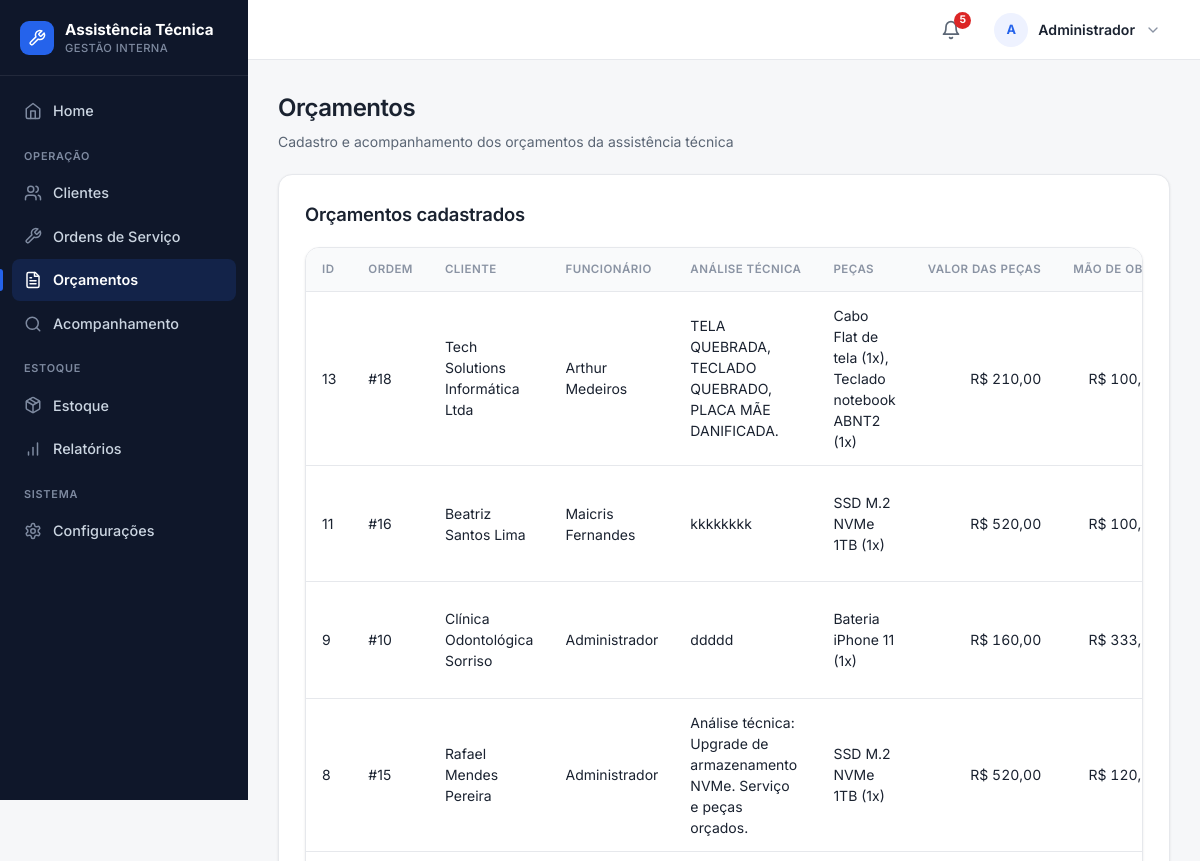
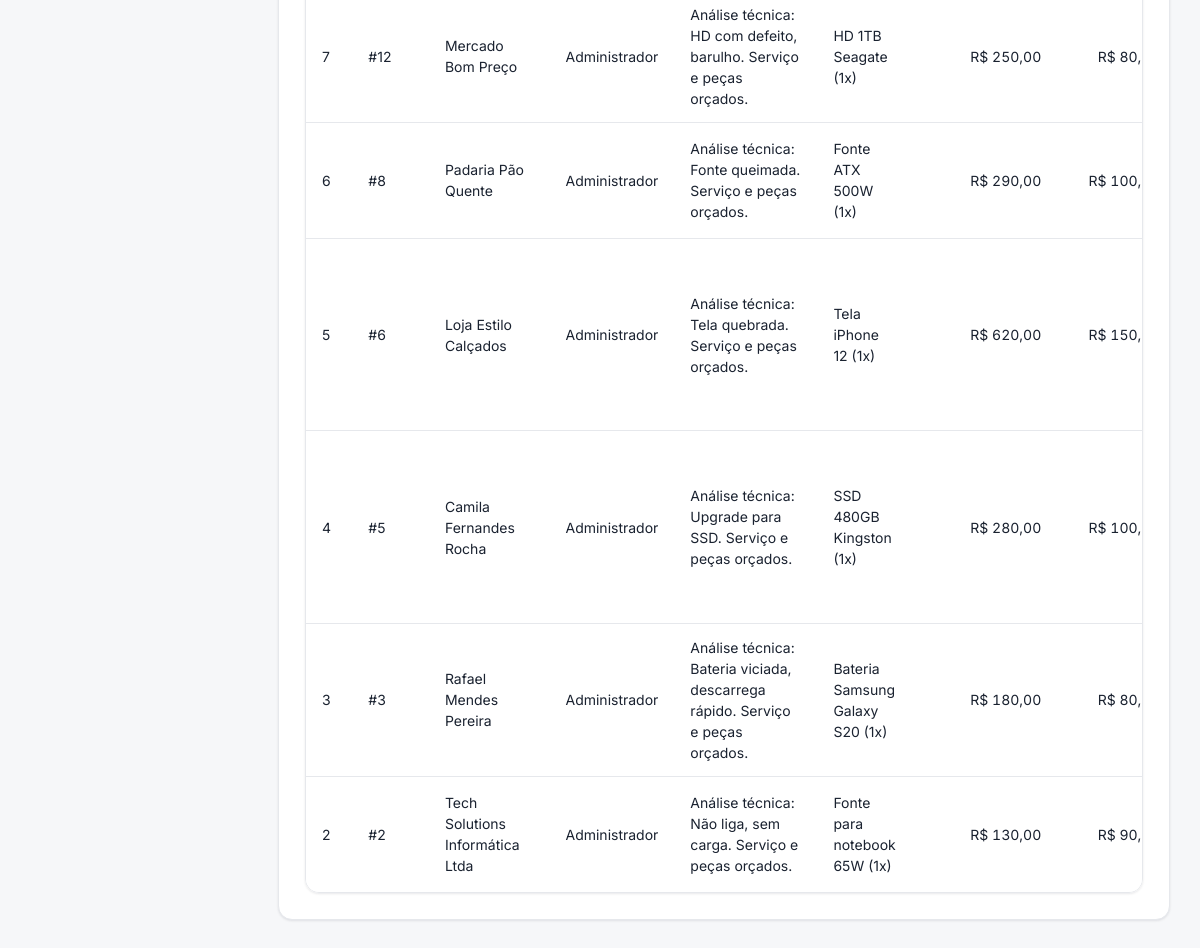
Screenshot of /orcamento (signed in) with the database file from the repository (2 pictures, top to bottom).
### tables this page shows
CREATE TABLE orcamentos (id INTEGER PRIMARY KEY AUTOINCREMENT, ordem_id INTEGER NOT NULL, cliente_id INTEGER NOT NULL, equipamento TEXT NOT NULL, valor_orcamento REAL NOT NULL, peca_id INTEGER, valor_peca REAL NOT NULL DEFAULT 0, valor_mao_obra REAL NOT NULL DEFAULT 0, valor_total REAL NOT NULL DEFAULT 0, problema_analisado TEXT NOT NULL DEFAULT '', status TEXT NOT NULL DEFAULT 'Pendente', validade TEXT, desconto REAL NOT NULL DEFAULT 0, data_cadastro TEXT, FOREIGN KEY (ordem_id) REFERENCES ordens_servico(ordem_id), FOREIGN KEY (cliente_id) REFERENCES clientes(id));

CREATE TABLE clientes (
    id INTEGER PRIMARY KEY AUTOINCREMENT,
    nome TEXT NOT NULL,
    cpf TEXT UNIQUE,
    telefone TEXT,
    email TEXT,
    endereco TEXT
, data_cadastro TEXT);

CREATE TABLE funcionarios (
    id INTEGER PRIMARY KEY AUTOINCREMENT,
    nome TEXT NOT NULL,
    email TEXT NOT NULL UNIQUE,
    senha TEXT NOT NULL,
    cargo TEXT
, ativo INTEGER NOT NULL DEFAULT 1, perfil TEXT NOT NULL DEFAULT 'funcionario');

### routes/orcamento.py (the view)
@orcamento_bp.route("/orcamento")
def pagina_orcamento():
    conexao = conectar()
    cursor = conexao.cursor()
    filtro_ordens, params_ordens = _filtro_tecnico_ordem("ordens_servico")
    cursor.execute(f"""
        SELECT
            ordens_servico.ordem_id,
            ordens_servico.cliente_id,
            ordens_servico.equipamento,
            ordens_servico.problema_relatado,
            clientes.nome AS cliente_nome,
            funcionarios.nome AS funcionario_nome
        FROM ordens_servico
        JOIN clientes
            ON clientes.id = ordens_servico.cliente_id
        LEFT JOIN funcionarios
            ON funcionarios.id = ordens_servico.funcionario_id
        WHERE NOT EXISTS (
            SELECT 1
            FROM orcamentos
            WHERE orcamentos.ordem_id = ordens_servico.ordem_id
        )
        {filtro_ordens}
        ORDER BY ordens_servico.ordem_id DESC
    """, params_ordens)
    ordens_servico = cursor.fetchall()
    pecas = _carregar_catalogo_pecas(cursor)
    filtro_orcamentos, params_orcamentos = _filtro_tecnico_ordem("ordens_servico")
    cursor.execute(f"""
        SELECT
            orcamentos.id,
            orcamentos.ordem_id,
            orcamentos.equipamento,
            orcamentos.problema_analisado,
            orcamentos.valor_peca,
            orcamentos.valor_mao_obra,
            (orcamentos.valor_peca + orcamentos.valor_mao_obra) AS subtotal,
            orcamentos.desconto,
            orcamentos.valor_total,
            orcamentos.status,
            orcamentos.validade,
            clientes.nome AS nome_cliente,
            funcionarios.nome AS funcionario_nome,
            ordens_servico.problema_relatado,
            (
                SELECT GROUP_CONCAT(
                    pecas.nome || ' (' || ordem_pecas.quantidade || 'x)',
                    ', '
                )
                FROM ordem_pecas
                JOIN pecas
                    ON pecas.id = ordem_pecas.peca_id
                WHERE ordem_pecas.ordem_id = orcamentos.ordem_id
            ) AS peca_nome
        FROM orcamentos
        JOIN clientes
            ON clientes.id = orcamentos.cliente_id
        JOIN ordens_servico
            ON ordens_servico.ordem_id = orcamentos.ordem_id
        LEFT JOIN funcionarios
            ON funcionarios.id = ordens_servico.funcionario_id
        WHERE 1 = 1
        {filtro_orcamentos}
        ORDER BY orcamentos.id DESC
    """, params_orcamentos)
    orcamentos = cursor.fetchall()
    conexao.close()
    return render_template(
        "orcamento.html",
        ordens_servico=ordens_servico,
        pecas=pecas,
        orcamentos=orcamentos,
    )

### app.py (called while the page is built)
@app.template_filter("moeda")
def formatar_moeda(valor):
    try:
        numero = float(valor or 0)
    except (TypeError, ValueError):
        numero = 0.0
    formatado = f"{numero:,.2f}".replace(",", "X").replace(".", ",").replace("X", ".")
    return f"R$ {formatado}"

@app.context_processor
def injetar_alertas_estoque():
    if "funcionario_id" not in session:
        return {"alerta_estoque_baixo": 0}
    conexao = conectar()
    total = conexao.execute(
        "SELECT COUNT(*) FROM pecas WHERE quantidade <= estoque_minimo"
    ).fetchone()[0]
    conexao.close()
    return {"alerta_estoque_baixo": total}

def tem_permissao(perfil, *perfis):
    return perfil in perfis

@app.context_processor
def injetar_permissoes():
    perfil = session.get("funcionario_perfil")
    return {
        "perfil_atual": perfil,
        "pode": lambda *perfis: tem_permissao(perfil, *perfis),
    }

@app.before_request
def proteger_rotas():
    rotas_livres = (
        "/login",
        "/acompanhamento",
        "/static",
    )
    if request.path.startswith(rotas_livres):
        return None
    if request.path == "/funcionarios/cadastrar" and _sem_funcionarios():
        return None
    if "funcionario_id" not in session:
        return redirect("/login")
    perfil_atual = session.get("funcionario_perfil")
    if perfil_atual not in TODOS:
        session.clear()
        flash("Perfil de acesso invalido. Faca login com uma conta da equipe.", "erro")
        return redirect("/login")
    permitido = PERMISSOES.get(request.endpoint)
    if permitido is not None and perfil_atual not in permitido:
        flash("Você não tem permissão para acessar esta área.", "erro")
        return redirect("/")
    return None

### database.py (called while the page is built)
def _coluna_existe(conexao, tabela, coluna):
    colunas = conexao.execute(f"PRAGMA table_info({tabela})").fetchall()
    return any(item["name"] == coluna for item in colunas)

def conectar():
    conexao = sqlite3.connect("database/sistema.db")
    conexao.row_factory = sqlite3.Row
    conexao.execute("PRAGMA foreign_keys = ON")
    _garantir_schema(conexao)
    return conexao

### routes/orcamento.py (called while the page is built)
def _usuario_tecnico():
    return session.get("funcionario_perfil") == "tecnico"

def _filtro_tecnico_ordem(alias_ordem="ordens_servico"):
    if not _usuario_tecnico():
        return "", ()
    return f" AND {alias_ordem}.funcionario_id = ?", (session.get("funcionario_id"),)

### templates/orcamento.html (shortened to what this page needs)
{% extends "base.html" %}
{% import 'partials/_icons.html' as icons %}
{% block css %}
    <link rel="stylesheet" href="{{ url_for('static', filename='css/orcamento.css') }}">
{% endblock %}
{% block conteudo %}
<div class="page-head">
    <h1>Orçamentos</h1>
    <p>Cadastro e acompanhamento dos orçamentos da assistência técnica</p>
</div>
<div class="container">
    <h2>Orçamentos cadastrados</h2>
    <div class="tabela-wrapper">
    <table>
        <thead>
            <tr>
                <th>ID</th>
                <th>Ordem</th>
                <th>Cliente</th>
                <th>Funcionário</th>
                <th>Análise técnica</th>
                <th>Peças</th>
                <th class="num">Valor das peças</th>
                <th class="num">Mão de obra</th>
            </tr>
        </thead>
        <tbody>
            {% for orcamento in orcamentos %}
            {% set classe_status = {'Pendente':'pendente','Aprovado':'aprovado','Recusado':'recusado'}.get(orcamento['status'], 'pendente') %}
            <tr>
                <td>{{ orcamento['id'] }}</td>
                <td>#{{ orcamento['ordem_id'] }}</td>
                <td>{{ orcamento['nome_cliente'] }}</td>
                <td>{{ orcamento['funcionario_nome'] or "Não atribuído" }}</td>
                <td>{{ orcamento['problema_analisado'] }}</td>
                <td>{{ orcamento['peca_nome'] or "-" }}</td>
                <td class="num">{{ orcamento['valor_peca'] | moeda }}</td>
                <td class="num">{{ orcamento['valor_mao_obra'] | moeda }}</td>
            </tr>
            {% endfor %}
        </tbody>
    </table>
    </div>
{% endblock %}

### static/css/global.css (style rules this page uses)
:root { --bg: #f6f7f9; --surface: #ffffff; --surface-2: #f9fafb; --border: #e6e8ec; --border-strong: #d5d9e0; --ink: #1a2230; --muted: #5b6675; --subtle: #8a93a3; --primary: #2563eb; --primary-hover: #1d4ed8; --primary-soft: #eef2ff; --success: #16a34a; --success-soft: #dcfce7; --warning: #d97706; --warning-soft: #fef3c7; --danger: #dc2626; --danger-hover: #b91c1c; --danger-soft: #fee2e2; --sidebar: #0f172a; --sidebar-ink: #cbd5e1; --sidebar-muted: #7e8aa0; --s-1: 4px; --s-2: 8px; --s-3: 12px; --s-4: 16px; --s-5: 20px; --s-6: 24px; --s-8: 32px; --r-sm: 6px; --r-md: 10px; --r-lg: 14px; --r-pill: 999px; --shadow-sm: 0 1px 2px rgba(16, 24, 40, 0.04), 0 1px 3px rgba(16, 24, 40, 0.06); --shadow-md: 0 4px 12px rgba(16, 24, 40, 0.08); --azul-900: #0f172a; --azul-800: #1e293b; --azul-700: #2563eb; --azul-600: #2563eb; --azul-500: #2563eb; --azul-100: #eef2ff; --azul-50: #f9fafb; --branco: #ffffff; --cinza-900: #1a2230; --cinza-700: #5b6675; --cinza-500: #8a93a3; --cinza-200: #e6e8ec; --cinza-100: #f1f3f6; --verde-100: #dcfce7; --verde-700: #166534; --amarelo-100: #fef3c7; --amarelo-700: #92400e; --vermelho-100: #fee2e2; --vermelho-700: #991b1b; --sombra: var(--shadow-sm); --raio: var(--r-md); }
* { box-sizing: border-box; }
body { min-height: 100vh; margin: 0; font-family: "Inter", -apple-system, BlinkMacSystemFont, "Segoe UI", Roboto, Arial, sans-serif; font-size: 14px; line-height: 1.5; color: var(--ink); background: var(--bg); -webkit-font-smoothing: antialiased; text-rendering: optimizeLegibility; }
h1, h2, h3, h4 { color: var(--ink); font-weight: 600; letter-spacing: -0.01em; }
h2 { margin: 0 0 18px; font-size: 1.15rem; }
.container, .card { background: var(--surface); border: 1px solid var(--border); border-radius: var(--r-lg); box-shadow: var(--shadow-sm); }
.container { padding: clamp(18px, 3vw, 26px); }
.tabela-wrapper { width: 100%; overflow-x: auto; border: 1px solid var(--border); border-radius: var(--r-lg); box-shadow: var(--shadow-sm); background: var(--surface); }
table { width: 100%; margin-top: 0; border-collapse: separate; border-spacing: 0; background: var(--surface); border: 1px solid var(--border); border-radius: var(--r-lg); overflow: hidden; }
.tabela-wrapper table { border: 0; border-radius: 0; box-shadow: none; }
th, td { padding: 13px 16px; text-align: left; vertical-align: middle; border-bottom: 1px solid var(--border); }
th { color: var(--subtle); background: var(--surface-2); font-size: 0.72rem; font-weight: 600; text-transform: uppercase; letter-spacing: 0.04em; white-space: nowrap; }
td { color: var(--ink); }
tbody tr { transition: background-color 0.12s ease; }
tbody tr:last-child td { border-bottom: 0; }
.num { text-align: right; font-variant-numeric: tabular-nums; }

### static/css/layout.css (style rules this page uses)
.page-head { margin: 0 0 22px; }
.page-head h1 { margin: 0; color: var(--ink); font-size: clamp(1.25rem, 2vw, 1.6rem); font-weight: 600; letter-spacing: -0.02em; }
.page-head p { margin: 5px 0 0; color: var(--muted); }

### rows the page displays
orcamentos: id "13", ordem_id "18", nome_cliente "Tech Solutions Informática Ltda", nome "Arthur Medeiros", problema_analisado "TELA QUEBRADA, TECLADO QUEBRADO, PLACA MÃE DANIFICADA.", orcamento "Cabo Flat de tela (1x), Teclado notebook ABNT2 (1x)", valor_peca|moeda "R$ 210,00", valor_mao_obra|moeda "R$…"
orcamentos: id "11", ordem_id "16", nome_cliente "Beatriz Santos Lima", nome "Maicris Fernandes", problema_analisado "kkkkkkkk", orcamento "SSD M.2 NVMe 1TB (1x)", valor_peca|moeda "R$ 520,00", valor_mao_obra|moeda "R$…"
orcamentos: id "9", ordem_id "10", nome_cliente "Clínica Odontológica Sorriso", nome "Administrador", problema_analisado "ddddd", orcamento "Bateria iPhone 11 (1x)", valor_peca|moeda "R$ 160,00", valor_mao_obra|moeda "R$…"
orcamentos: id "8", ordem_id "15", nome_cliente "Rafael Mendes Pereira", nome "Administrador", problema_analisado "Análise técnica: Upgrade de armazenamento NVMe. Serviço e peças orçados.", orcamento "SSD M.2 NVMe 1TB (1x)", valor_peca|moeda "R$ 520,00", valor_mao_obra|moeda "R$…"
orcamentos: id "7", ordem_id "12", nome_cliente "Mercado Bom Preço", nome "Administrador", problema_analisado "Análise técnica: HD com defeito, barulho. Serviço e peças orçados.", orcamento "HD 1TB Seagate (1x)", valor_peca|moeda "R$ 250,00", valor_mao_obra|moeda "R$…"
orcamentos: id "6", ordem_id "8", nome_cliente "Padaria Pão Quente", nome "Administrador", problema_analisado "Análise técnica: Fonte queimada. Serviço e peças orçados.", orcamento "Fonte ATX 500W (1x)", valor_peca|moeda "R$ 290,00", valor_mao_obra|moeda "R$…"
orcamentos: id "5", ordem_id "6", nome_cliente "Loja Estilo Calçados", nome "Administrador", problema_analisado "Análise técnica: Tela quebrada. Serviço e peças orçados.", orcamento "Tela iPhone 12 (1x)", valor_peca|moeda "R$ 620,00", valor_mao_obra|moeda "R$…"
orcamentos: id "4", ordem_id "5", nome_cliente "Camila Fernandes Rocha", nome "Administrador", problema_analisado "Análise técnica: Upgrade para SSD. Serviço e peças orçados.", orcamento "SSD 480GB Kingston (1x)", valor_peca|moeda "R$ 280,00", valor_mao_obra|moeda "R$…"
orcamentos: id "3", ordem_id "3", nome_cliente "Rafael Mendes Pereira", nome "Administrador", problema_analisado "Análise técnica: Bateria viciada, descarrega rápido. Serviço e peças orçados.", orcamento "Bateria Samsung Galaxy S20 (1x)", valor_peca|moeda "R$ 180,00", valor_mao_obra|moeda "R$…"
orcamentos: id "2", ordem_id "2", nome_cliente "Tech Solutions Informática Ltda", nome "Administrador", problema_analisado "Análise técnica: Não liga, sem carga. Serviço e peças orçados.", orcamento "Fonte para notebook 65W (1x)", valor_peca|moeda "R$ 130,00", valor_mao_obra|moeda "R$…"

### other values shown
{{ alerta_estoque_baixo }} "5"
{{ iniciais }} "A"
{{ nome_usuario }} "Administrador"
